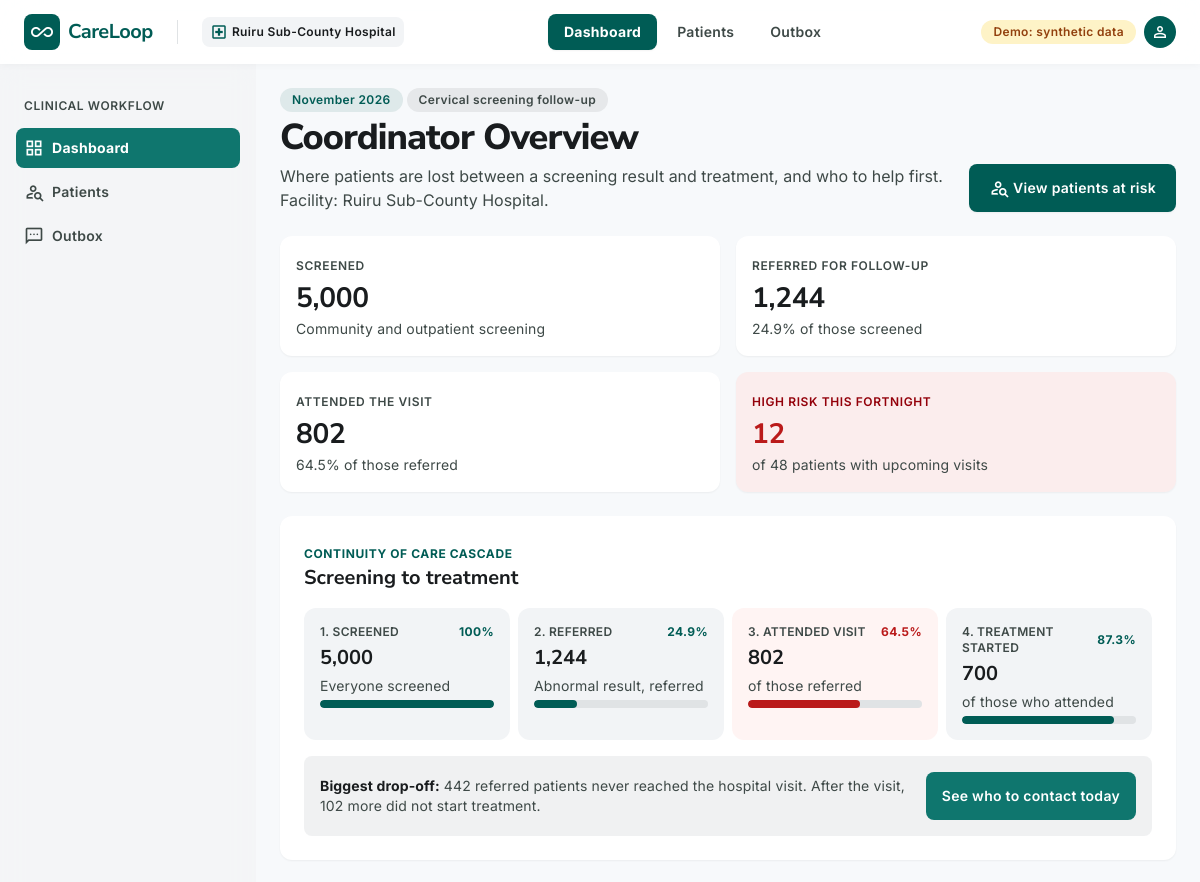
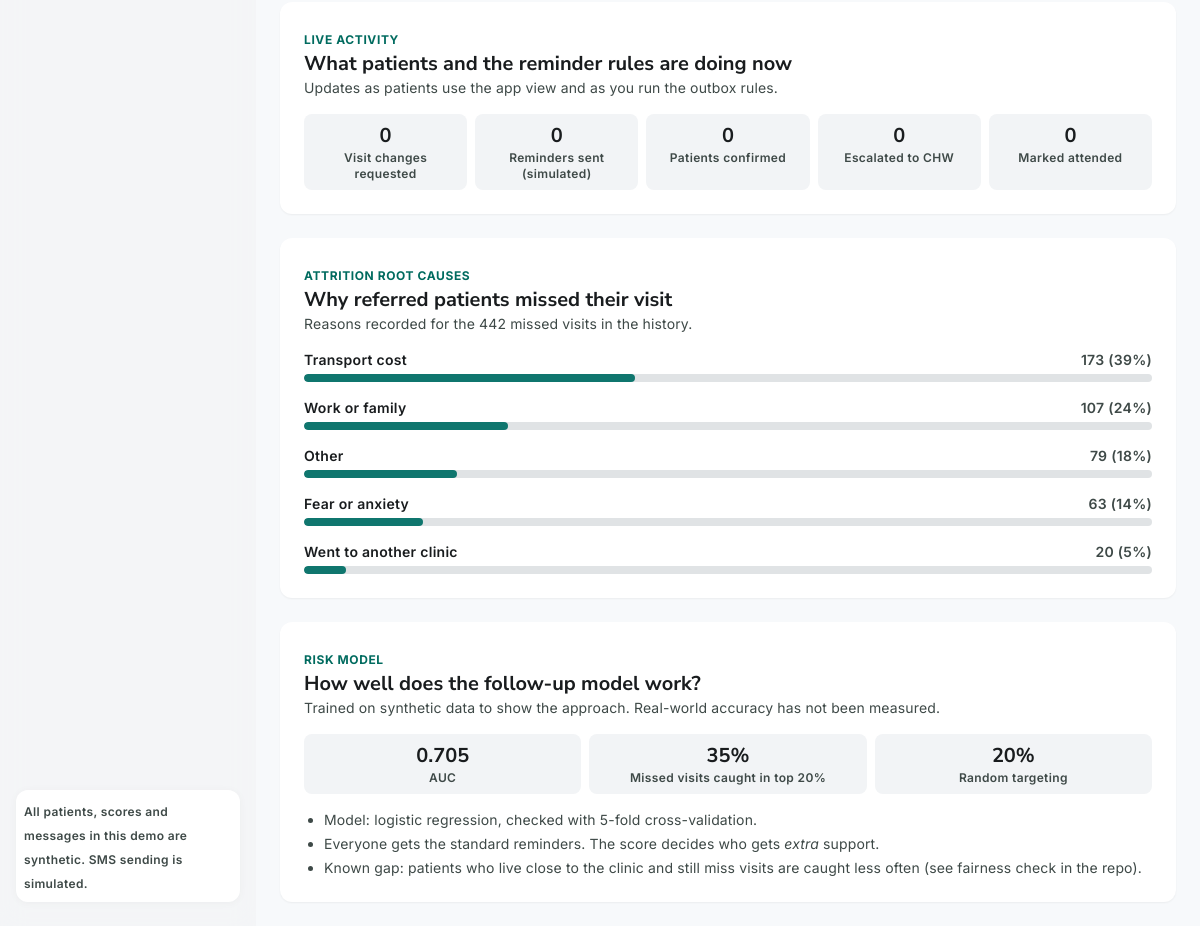
/dashboard, run on the app's committed database (2 pictures, top to bottom).
### tables this page shows
CREATE TABLE referrals (
            referral_id INTEGER PRIMARY KEY, patient_id INTEGER, referred_on TEXT,
            appointment_on TEXT, prior_missed INTEGER, reminders_sent INTEGER,
            reminders_responded INTEGER, reschedule_reason TEXT,
            attended INTEGER, treatment_started INTEGER);

### app/main.py (the view)
@app.get("/dashboard")
def dashboard(request: Request):
    db = get_db()
    today = demo_today(db)
    items = load_worklist(db, today)
    casc = cascade(db)
    attrition = db.execute(
        """SELECT reschedule_reason AS reason, COUNT(*) AS n FROM referrals
           WHERE attended = 0 AND reschedule_reason != 'none' GROUP BY 1 ORDER BY n DESC""").fetchall()
    total_lost = sum(r["n"] for r in attrition) or 1
    attr = [{"label": REASON_LABELS.get(r["reason"], r["reason"]), "n": r["n"],
             "pct": round(100 * r["n"] / total_lost)} for r in attrition]
    try:
        with open(METRICS) as f:
            metrics = json.load(f)
    except FileNotFoundError:
        metrics = None
    counts = {lv: sum(1 for d in items if d["risk_level"] == lv) for lv in ("High", "Medium", "Low")}
    n = lambda sql: db.execute(sql).fetchone()[0]
    live = {
        "reschedules": n("SELECT COUNT(*) FROM reschedules"),
        "reminders": n("SELECT COUNT(*) FROM sms_log WHERE kind='reminder_new'"),
        "confirmed": n("SELECT COUNT(*) FROM sms_log WHERE kind='reply_new'"),
        "escalated": n("SELECT COUNT(*) FROM actions WHERE type='escalate'"),
        "attended": n("SELECT COUNT(*) FROM worklist WHERE status='attended'"),
        "reasons": [{"label": REASON_LABELS.get(r["reason"], r["reason"]), "n": r["c"]} for r in db.execute(
            "SELECT reason, COUNT(*) c FROM reschedules GROUP BY reason ORDER BY c DESC")],
    }
    return templates.TemplateResponse(request, "dashboard.html", {
        "active": "dashboard", "facility": FACILITY, "coordinator": COORDINATOR,
        "today": fmt(today, "%b %d, %Y"), "casc": casc, "attr": attr, "metrics": metrics,
        "counts": counts, "open_total": len(items), "live": live,
        "month": today.strftime("%B %Y"),
    })

### app/templates/dashboard.html (shortened to what this page needs)
{% extends "base.html" %}
{% block content %}
<div class="p-gutter md:p-gutter-desktop flex flex-col gap-space-lg max-w-[1440px] mx-auto w-full">
  <div class="flex flex-col lg:flex-row lg:items-end justify-between gap-space-md">
    <div class="flex flex-col gap-space-xs">
      <div class="flex flex-wrap gap-space-xs">
        <span class="px-3 py-1 rounded-full bg-primary/10 text-primary font-label-sm text-label-sm">{{ month }}</span>
        <span class="px-3 py-1 rounded-full bg-surface-container-high text-on-surface-variant font-label-sm text-label-sm">Cervical screening follow-up</span>
      </div>
      <h1 class="font-headline-xl text-headline-xl tracking-tight">Coordinator Overview</h1>
      <p class="font-body-md text-body-md text-on-surface-variant max-w-2xl">Where patients are lost between a screening result and treatment, and who to help first. Facility: {{ facility }}.</p>
    </div>
    <a href="/patients" class="inline-flex items-center gap-space-xs px-5 py-3 rounded-lg bg-primary text-on-primary font-label-md text-label-md hover:bg-primary-container transition-colors min-h-[48px] shadow-sm self-start lg:self-auto">
      <span class="material-symbols-outlined text-[20px]">person_search</span><span>View patients at risk</span>
    </a>
  </div>
  <div class="grid grid-cols-2 xl:grid-cols-4 gap-space-md">
    <div class="p-space-md rounded-xl bg-surface-container-lowest shadow-sm">
      <span class="font-label-sm text-label-sm text-on-surface-variant uppercase tracking-wider">Screened</span>
      <div class="font-headline-lg text-headline-lg mt-1">{{ "{:,}".format(casc.screened) }}</div>
      <span class="font-body-sm text-body-sm text-on-surface-variant">Community and outpatient screening</span>
    </div>
    <div class="p-space-md rounded-xl bg-surface-container-lowest shadow-sm">
      <span class="font-label-sm text-label-sm text-on-surface-variant uppercase tracking-wider">Referred for follow-up</span>
      <div class="font-headline-lg text-headline-lg mt-1">{{ "{:,}".format(casc.referred) }}</div>
      <span class="font-body-sm text-body-sm text-on-surface-variant">{{ casc.referral_rate }}% of those screened</span>
    </div>
    <div class="p-space-md rounded-xl bg-surface-container-lowest shadow-sm">
      <span class="font-label-sm text-label-sm text-on-surface-variant uppercase tracking-wider">Attended the visit</span>
      <div class="font-headline-lg text-headline-lg mt-1">{{ "{:,}".format(casc.attended) }}</div>
      <span class="font-body-sm text-body-sm text-on-surface-variant">{{ casc.attend_rate }}% of those referred</span>
    </div>
    <a href="/patients?risk=High" class="p-space-md rounded-xl bg-error-container/40 shadow-sm hover:bg-error-container/60 transition-colors">
      <span class="font-label-sm text-label-sm text-on-error-container uppercase tracking-wider">High risk this fortnight</span>
      <div class="font-headline-lg text-headline-lg mt-1 text-error">{{ counts.High }}</div>
      <span class="font-body-sm text-body-sm text-on-surface-variant">of {{ open_total }} patients with upcoming visits</span>
    </a>
  </div>
  <div class="p-space-lg rounded-xl bg-surface-container-lowest shadow-sm flex flex-col gap-space-md">
    <div>
      <span class="font-label-sm text-label-sm uppercase tracking-wider text-primary font-bold">Continuity of care cascade</span>
      <h2 class="font-headline-md text-headline-md">Screening to treatment</h2>
    </div>
    <div class="grid grid-cols-1 md:grid-cols-4 gap-space-sm">
      {% set stages = [
        ('1. Screened', casc.screened, 100, 'Everyone screened', 'bg-primary'),
        ('2. Referred', casc.referred, casc.referral_rate, 'Abnormal result, referred', 'bg-primary'),
        ('3. Attended visit', casc.attended, casc.attend_rate, 'of those referred', 'bg-error'),
        ('4. Treatment started', casc.treated, casc.treat_rate, 'of those who attended', 'bg-primary')] %}
      {% for label, n, pct, sub, color in stages %}
      <div class="p-space-md rounded-xl {% if loop.index == 3 %}bg-error-container/30{% else %}bg-surface-container-low{% endif %} flex flex-col gap-space-xs">
        <div class="flex items-center justify-between">
          <span class="font-label-sm text-label-sm uppercase tracking-wide text-on-surface-variant">{{ label }}</span>
          <span class="font-label-sm text-label-sm font-bold {% if loop.index == 3 %}text-error{% else %}text-primary{% endif %}">{{ pct }}%</span>
        </div>
        <div class="font-headline-md text-headline-md">{{ "{:,}".format(n) }}</div>
        <span class="font-body-sm text-body-sm text-on-surface-variant text-[13px]">{{ sub }}</span>
        <div class="w-full h-2 rounded-full bg-surface-variant overflow-hidden"><div class="h-full {{ color }} rounded-full" style="width: {{ [pct,100]|min }}%"></div></div>
      </div>
      {% endfor %}
    </div>
    <div class="p-space-md rounded-lg bg-surface-container-high/60 flex flex-col md:flex-row md:items-center justify-between gap-space-sm">
      <p class="font-body-sm text-body-sm text-on-surface-variant">
        <strong class="text-on-surface">Biggest drop-off:</strong> {{ casc.lost_before_visit }} referred patients never reached the hospital visit. After the visit, {{ casc.lost_after_visit }} more did not start treatment.
      </p>
      <a href="/patients" class="inline-flex items-center justify-center px-4 py-2.5 rounded-lg bg-primary-container text-on-primary font-label-md text-label-md min-h-[48px] whitespace-nowrap">See who to contact today</a>
    </div>
  </div>
  <div class="p-space-lg rounded-xl bg-surface-container-lowest shadow-sm flex flex-col gap-space-md">
    <div>
      <span class="font-label-sm text-label-sm uppercase tracking-wider text-secondary font-bold">Live activity</span>
      <h2 class="font-headline-md text-headline-md">What patients and the reminder rules are doing now</h2>
      <p class="font-body-sm text-body-sm text-on-surface-variant">Updates as patients use the app view and as you run the outbox rules.</p>
    </div>
    <div class="grid grid-cols-2 md:grid-cols-5 gap-space-sm">
      {% for label, v in [('Visit changes requested', live.reschedules), ('Reminders sent (simulated)', live.reminders), ('Patients confirmed', live.confirmed), ('Escalated to CHW', live.escalated), ('Marked attended', live.attended)] %}
      <div class="p-space-sm rounded-lg bg-surface-container-low text-center"><div class="font-headline-md text-headline-md">{{ v }}</div><div class="font-label-sm text-label-sm text-on-surface-variant">{{ label }}</div></div>
      {% endfor %}
    </div>
  </div>
  <div class="grid grid-cols-1 xl:grid-cols-2 gap-space-lg">
    <div class="p-space-lg rounded-xl bg-surface-container-lowest shadow-sm flex flex-col gap-space-md">
      <div>
        <span class="font-label-sm text-label-sm uppercase tracking-wider text-secondary font-bold">Attrition root causes</span>
        <h2 class="font-headline-md text-headline-md">Why referred patients missed their visit</h2>
        <p class="font-body-sm text-body-sm text-on-surface-variant">Reasons recorded for the {{ casc.lost_before_visit }} missed visits in the history.</p>
      </div>
      {% for a in attr %}
      <div class="flex flex-col gap-1">
        <div class="flex justify-between font-label-md text-label-md"><span>{{ a.label }}</span><span class="text-on-surface-variant">{{ a.n }} ({{ a.pct }}%)</span></div>
        <div class="w-full h-2 rounded-full bg-surface-variant overflow-hidden"><div class="h-full bg-primary-container rounded-full" style="width: {{ a.pct }}%"></div></div>
      </div>
      {% endfor %}
    </div>
    <div class="p-space-lg rounded-xl bg-surface-container-lowest shadow-sm flex flex-col gap-space-md">
      <div>
        <span class="font-label-sm text-label-sm uppercase tracking-wider text-secondary font-bold">Risk model</span>
        <h2 class="font-headline-md text-headline-md">How well does the follow-up model work?</h2>
        <p class="font-body-sm text-body-sm text-on-surface-variant">Trained on synthetic data to show the approach. Real-world accuracy has not been measured.</p>
      </div>
      {% if metrics %}
      <div class="grid grid-cols-3 gap-space-sm">
        <div class="p-space-sm rounded-lg bg-surface-container-low text-center"><div class="font-headline-md text-headline-md">{{ metrics.out_of_fold.auc }}</div><div class="font-label-sm text-label-sm text-on-surface-variant">AUC</div></div>
        <div class="p-space-sm rounded-lg bg-surface-container-low text-center"><div class="font-headline-md text-headline-md">{{ (metrics.out_of_fold.recall_top20 * 100)|round|int }}%</div><div class="font-label-sm text-label-sm text-on-surface-variant">Missed visits caught in top 20%</div></div>
        <div class="p-space-sm rounded-lg bg-surface-container-low text-center"><div class="font-headline-md text-headline-md">20%</div><div class="font-label-sm text-label-sm text-on-surface-variant">Random targeting</div></div>
      </div>
      <ul class="font-body-sm text-body-sm text-on-surface-variant list-disc pl-5 space-y-1">
        <li>Model: {{ metrics.final_model.replace('_', ' ') }}, checked with 5-fold cross-validation.</li>
        <li>Everyone gets the standard reminders. The score decides who gets <em>extra</em> support.</li>
        <li>Known gap: patients who live close to the clinic and still miss visits are caught less often (see fairness check in the repo).</li>
      </ul>
      {% endif %}
    </div>
  </div>
</div>
{% endblock %}

### app/templates/base.html (style rules this page uses)
body { overscroll-behavior: none; }
.material-symbols-outlined { font-variation-settings: 'FILL' 0, 'wght' 400, 'GRAD' 0, 'opsz' 24; }

### data on the page
referrals: label "Other", n "79", pct "18"

### other printed values
{{ facility }} "Ruiru Sub-County Hospital"
{{ label }} "Dashboard" "Patients" "Outbox"
{{ month }} "November 2026"
{{ "{:,}".format(casc.screened) }} "5,000"
{{ "{:,}".format(casc.referred) }} "1,244"
{{ casc.referral_rate }} "24.9"
{{ "{:,}".format(casc.attended) }} "802"
{{ casc.attend_rate }} "64.5"
{{ counts.High }} "12"
{{ open_total }} "48"
{{ label }} "1. SCREENED" "2. REFERRED" "3. ATTENDED VISIT" "4. TREATMENT STARTED"
{{ pct }} "100" "24.9" "64.5" "87.3"
{{ "{:,}".format(n) }} "5,000" "1,244" "802" "700"
{{ sub }} "Everyone screened" "Abnormal result, referred" "of those referred" "of those who attended"
{{ casc.lost_before_visit }} "442"
